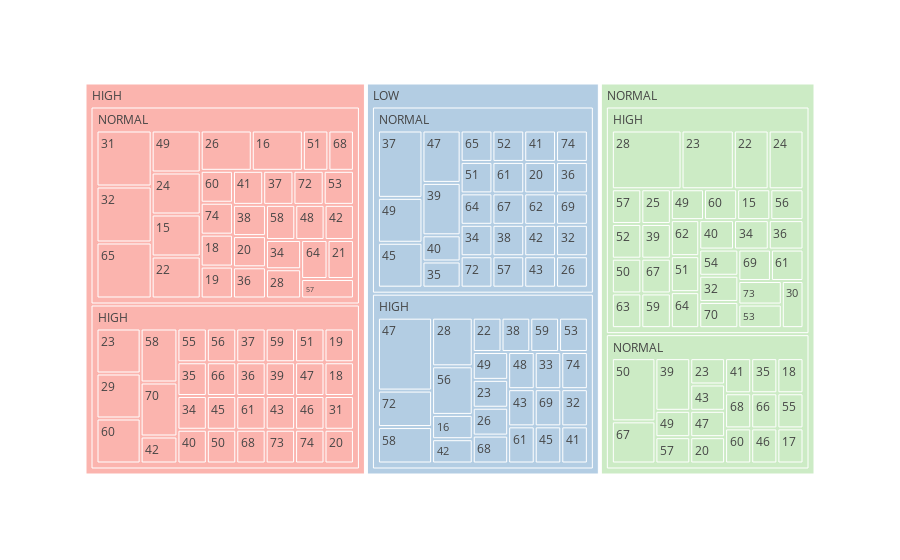

The notebook cell saved with this chart:
### Markdown cell above
## Treemap para analisar a correlação entre BP/Colesterol e idade

### Code cell
grafico = px.treemap(df, path=['BP', 'Cholesterol', 'Age'], color='BP',
    color_discrete_sequence=px.colors.qualitative.Pastel1)
grafico.show()

### Figure 1 — Plotly figure (JSON) as saved in the notebook; plotly's stock layout.template omitted (floating-point values rounded to 4 significant figures; data arrays with more than 128 entries replaced by an {"elided": "..."} marker saying what was removed)
{"data": [{"branchvalues": "total", "customdata": {"elided": "168x1 str values"}, "domain": {"x": [0, 1], "y": [0, 1]}, "hovertemplate": "labels=%{label}<br>count=%{value}<br>parent=%{parent}<br>id=%{id}<br>BP=%{customdata[0]}<extra></extra>", "ids": {"elided": "168 str values"}, "labels": {"elided": "168 str values"}, "marker": {"colors": {"elided": "168 str values"}}, "name": "", "parents": {"elided": "168 str values"}, "type": "treemap", "values": {"elided": "168 int values"}}], "layout": {"legend": {"tracegroupgap": 0}, "margin": {"t": 60}, "treemapcolorway": ["rgb(251,180,174)", "rgb(179,205,227)", "rgb(204,235,197)", "rgb(222,203,228)", "rgb(254,217,166)", "rgb(255,255,204)", "rgb(229,216,189)", "rgb(253,218,236)", "rgb(242,242,242)"]}}
